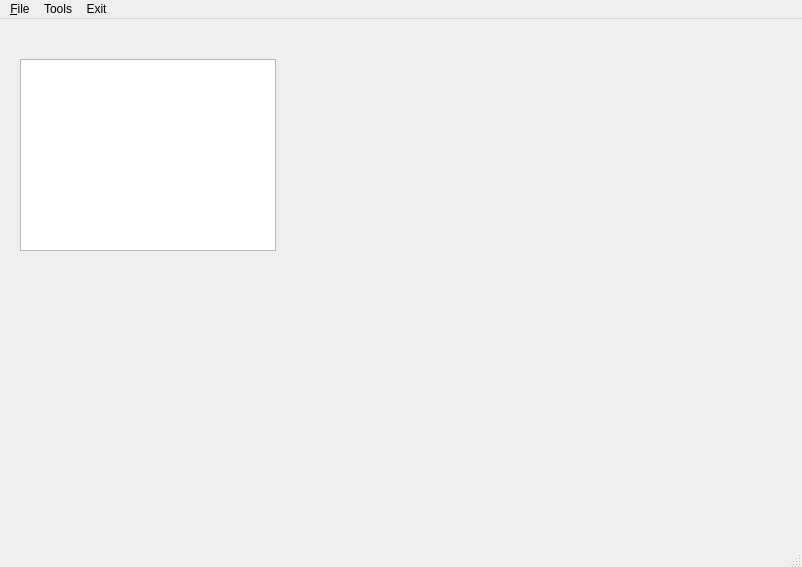
<?xml version="1.0" encoding="UTF-8"?>
<ui version="4.0">
 <class>Notepad</class>
 <widget class="QMainWindow" name="Notepad">
  <property name="enabled">
   <bool>true</bool>
  </property>
  <property name="geometry">
   <rect>
    <x>0</x>
    <y>0</y>
    <width>802</width>
    <height>567</height>
   </rect>
  </property>
  <property name="windowTitle">
   <string>Notepad</string>
  </property>
  <widget class="QWidget" name="centralwidget">
   <widget class="QTextEdit" name="textEdit">
    <property name="geometry">
     <rect>
      <x>20</x>
      <y>40</y>
      <width>256</width>
      <height>192</height>
     </rect>
    </property>
   </widget>
  </widget>
  <widget class="QStatusBar" name="statusbar"/>
  <widget class="QMenuBar" name="menuBar">
   <property name="geometry">
    <rect>
     <x>0</x>
     <y>0</y>
     <width>802</width>
     <height>26</height>
    </rect>
   </property>
   <widget class="QMenu" name="menu_File">
    <property name="title">
     <string>&amp;File</string>
    </property>
    <addaction name="actionNew_2"/>
    <addaction name="actionSave"/>
    <addaction name="actionSave_as"/>
   </widget>
   <widget class="QMenu" name="menuTools">
    <property name="title">
     <string>Tools</string>
    </property>
    <addaction name="actionOptions"/>
   </widget>
   <widget class="QMenu" name="menuExit">
    <property name="title">
     <string>Exit</string>
    </property>
   </widget>
   <addaction name="menu_File"/>
   <addaction name="menuTools"/>
   <addaction name="menuExit"/>
  </widget>
  <action name="actionNew">
   <property name="text">
    <string>New</string>
   </property>
  </action>
  <action name="actionNew_2">
   <property name="text">
    <string>New</string>
   </property>
  </action>
  <action name="actionSave">
   <property name="text">
    <string>Save</string>
   </property>
  </action>
  <action name="actionSave_as">
   <property name="text">
    <string>Save as</string>
   </property>
  </action>
  <action name="actionOptions">
   <property name="text">
    <string>Options</string>
   </property>
  </action>
 </widget>
 <resources/>
 <connections/>
</ui>
